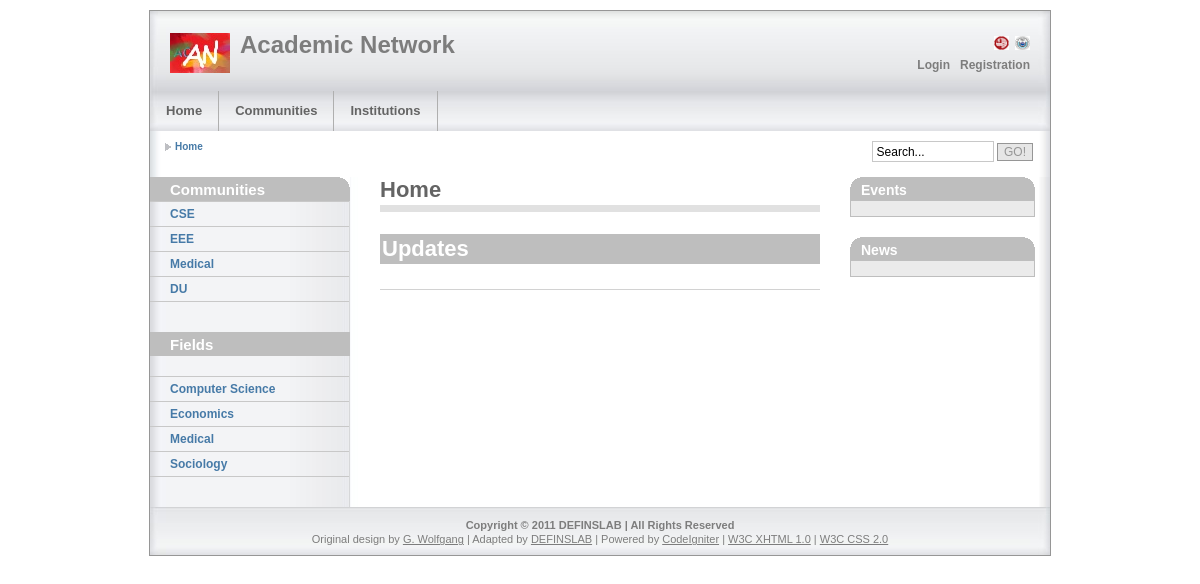
Before: / with the older database file.
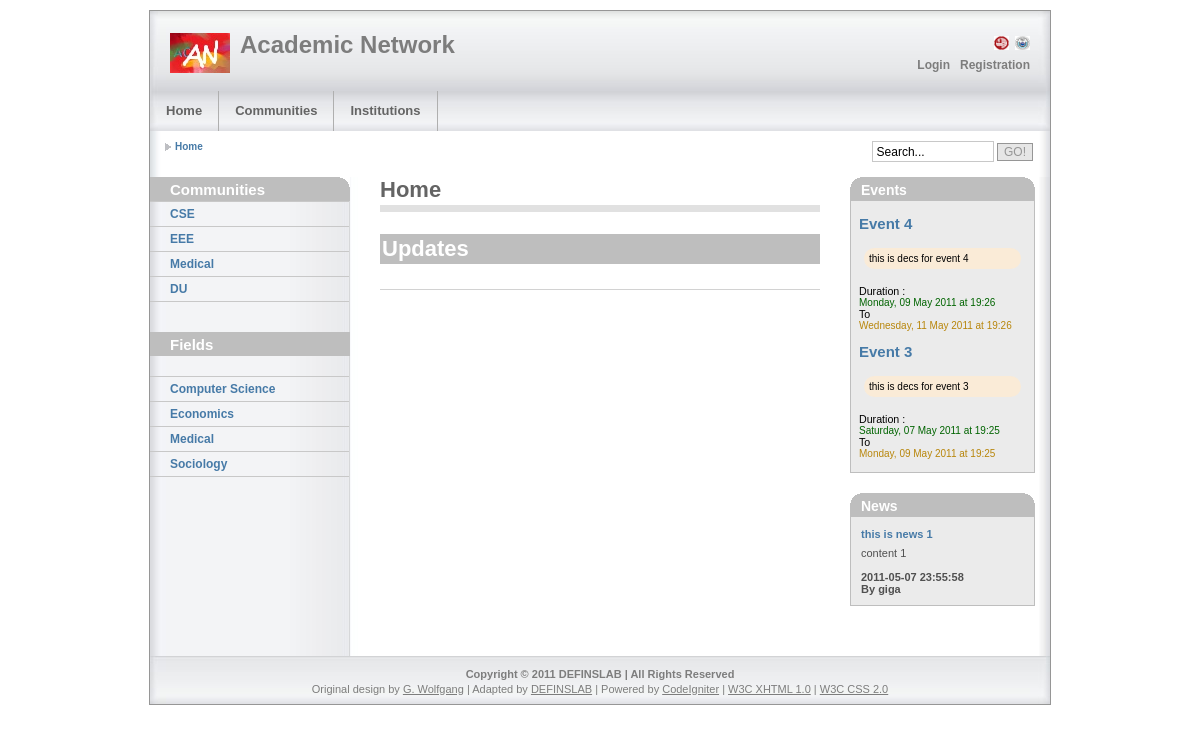
After: the same page with the newer database file.
### tables this page shows
CREATE TABLE IF NOT EXISTS `event` (
  `event_id` int(10) NOT NULL AUTO_INCREMENT,
  `title` varchar(100) NOT NULL,
  `description` text NOT NULL,
  `start_date_time` datetime NOT NULL,
  `end_date_time` datetime NOT NULL,
  `publisher_name` char(20) NOT NULL,
  `date_time` date DEFAULT NULL,
  PRIMARY KEY (`event_id`),
  KEY `publisher_id` (`publisher_name`)
);

CREATE TABLE IF NOT EXISTS `news` (
  `news_id` int(10) NOT NULL AUTO_INCREMENT,
  `heading` varchar(100) NOT NULL,
  `content` text NOT NULL,
  `type` varchar(100) NOT NULL,
  `publiser_name` char(20) NOT NULL,
  `date_time` datetime NOT NULL,
  PRIMARY KEY (`news_id`),
  KEY `publisher_id` (`publiser_name`)
);

### application/models/model_event.php (called while the page is built, shortened)
<?php
class Model_event extends CI_Model {
    function Get($id=null, $order="", $start=0, $limit=10,$obj=false) {
        $this->db->select('*');
        $query = "";
        if ($id != null) {
            $query = $this->db->get_where('event', array('event_id' => $id), 1);
        } else {
            if ($order != "" && is_array($order)) {
                foreach ($order as $key => $val) {
                    $this->db->order_by($key, $val);
                }
            }
            $query = $this->db->get('event', $limit, $start);
        }
        if (!$obj)
            return $query->result_array();
        else
            return $query->result();
    }
}
?>

### application/controllers/home.php (called while the page is built, shortened)
<?php if ( ! defined('BASEPATH')) exit('No direct script access allowed');
   class home extends CI_Controller {
           var $isPublicView = true;
           function index(){
               $this->LoadHomeView();
           }
           function LoadHomeView()
           {
              $this->currentUsername = $this->Model_user->GetLoggedInUsername();
              $this->page->title = "Home";
              $this->page->breadcrumbs = array(
                  "Home" => base_url()
              );
              $nav1 = array();
              if($this->isPublicView){
                $nav1["Login"]=site_url('login');
                $nav1["Registration"] = site_url('register');
              }
              else{
                $nav1[$this->currentUsername]=site_url('profile');
                $nav1["Logout"]=site_url('logout');
              }
              $this->page->nav1 = $nav1;
              $this->page->set(array('jquery-ui-1.8.12.custom'), 'css');
              $this->page->set(array('timepicker-addon'), 'css');
              $this->page->set(array('community', 'jquery-ui-1.8.12.custom.min'), 'js');
              $this->page->set(array('community', 'jquery-ui-timepicker-addon'), 'js');
              $this->page->set(array('home','curvycorners'),'js');
              $this->page->set(array('home'),'css');
              $order = array('date_time'=>'desc');
              $left_sidebar = array();
              $left_sidebar[] = array('Communities', "sidebars/communities");
              $left_sidebar[] =array('Fields', "sidebars/fields");
               $main_content = array();
               $main_content[0] =  array("Home", "home",array("username"=>$this->currentUsername));
              $news  = $this->Model_news->Get(null,$order,0,2,true);
              $event = $this->Model_event->Get(null,array('start_date_time'=>'desc'),0,2,true);
              $right_sidebar = array();
              $right_sidebar[0] = array("Events", "sidebars/events",array("event"=>$event));
              $right_sidebar[1] = array("News", "sidebars/news",array("news"=>$news));
              $this->page->loadViews(
                    $left_sidebar,
                    $main_content,
                    $right_sidebar
                    );
          }
   }
?>

### index.php (called while the page is built, shortened)
<?php
require_once BASEPATH.'core/CodeIgniter'.EXT;

### application/libraries/Util.php (called while the page is built, shortened)
<?php
class Util {
    function FormatMySqlDateTime($datetime,$format="")
    {
        if($format=="")
            return date_format(date_create($datetime), 'l, d F Y \a\t H:i');
        else
            return date_format(date_create($datetime), $format);
    }
}
?>

### application/models/model_news.php (called while the page is built, shortened)
<?php
 class Model_News extends CI_Model {
       function Get($id=null,$order="",$start=0,$limit=10,$obj=false)
       {
         $this->db->select('*');
         $query = "";
         if($id!=null){
           $query = $this->db->get_where('news',array('news_id'=>$id),1);
         }
         else{
            if($order!="" && is_array($order))
            {
               foreach($order as $key=>$val)
               {
                  $this->db->order_by($key,$val);
               }
            }
            $query = $this->db->get('news',$limit,$start);
         }
         if(!$obj)
            return  $query->result_array();
         else
            return  $query->result();
       }
   }
?>

### application/views/default/sidebars/events.php (the view)
<?php foreach ($event as $row): ?>
    <div id= 'event-<?= $row->event_id ?>' class="events" style="padding:4px;margin: 4px">
        <h2 class="rounded"><a href=#><?= ucfirst($row->title) ?></a></h2>
        <br/>
        <div class="rounded" style="background-color:antiquewhite;color:black;margin:5px;padding:5px;font-family:verdana,arial,sans-serif">
            <?= $row->description ?>
        </div>
        <br/>
        <span style="font-size:8pt">Duration :</span>
        <br/>
        <span style="color:darkgreen;">
            <?=
               $this->util->FormatMySqlDateTime($row->start_date_time)
            ?>
        </span>
        <br/>
        <span style="font-size:8pt">To</span>
        <br/>
        <span style="color:darkgoldenrod;">
           <?=
              $this->util->FormatMySqlDateTime($row->end_date_time)
           ?>
        </span>
    </div>
<?php endforeach; ?>

### application/views/default/sidebars/news.php
<?php foreach ($news as $row): ?>
    <h3><a href=#><?= $row->heading ?></a></h3>
    <p><?= $row->content ?></p>
    <h3><?= $row->date_time ?><br/> By <?= $row->publiser_name ?></h3>
<?php endforeach; ?>

Changed rows visible on the page:
added event: title "Event 4", description "this is decs for event 4", start_date_time "Monday, 09 May 2011 at 19:26", end_date_time "Wednesday, 11 May 2011 at 19:26"
added event: title "Event 3", description "this is decs for event 3", start_date_time "Saturday, 07 May 2011 at 19:25", end_date_time "Monday, 09 May 2011 at 19:25"
added news: heading "this is news 1", content "content 1", date_time "2011-05-07 23:55:58", publiser_name "giga"
